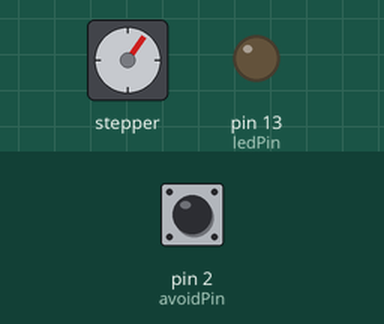
Recording of a sketch running on a simulated Arduino Uno, built with avr-gcc and run on an emulated ATmega328P. On the bench: stepper motor, output pins drawn as LEDs (lit = HIGH). Dashed ring = blinking. The test bench sets the inputs (shaded band); at power-on: pin 2 (avoidPin) HIGH. Stepper angles assume 2048 steps per turn.

Above: at 1.25 s.
1.3 s: pin 2 (avoidPin) driven LOW
At 2.2 s:
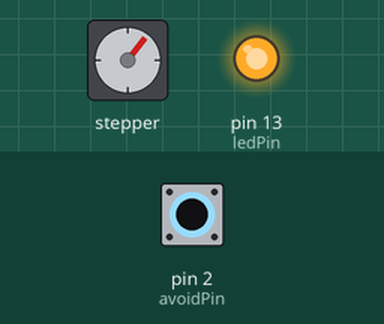
2.8 s: pin 2 (avoidPin) driven HIGH
At 3.3 s:
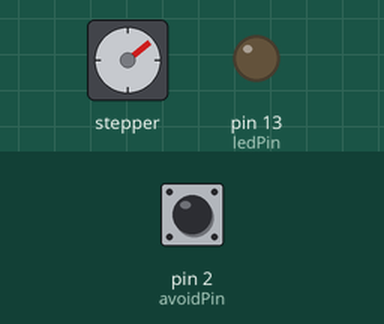
5.8 s: pin 2 (avoidPin) driven LOW
At 6.2 s:
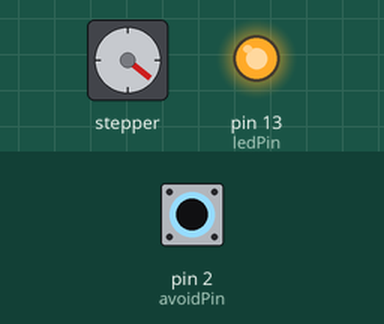
7.3 s: pin 2 (avoidPin) driven HIGH
At 7.68 s:
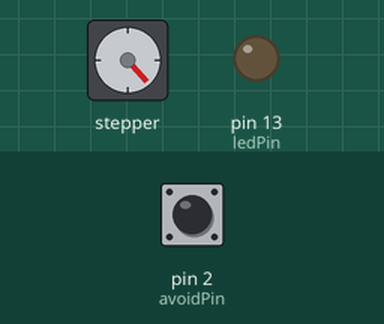
10.3 s: pin 2 (avoidPin) driven LOW
At 10.8 s:
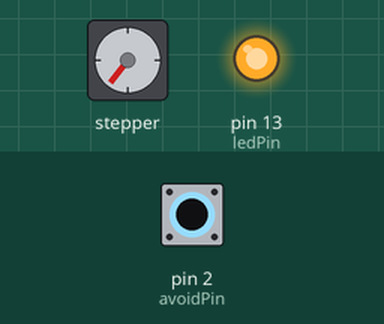
11.8 s: pin 2 (avoidPin) pulsed HIGH 2 times (0.12 s each, 0.3 s apart)
At 12.07 s:
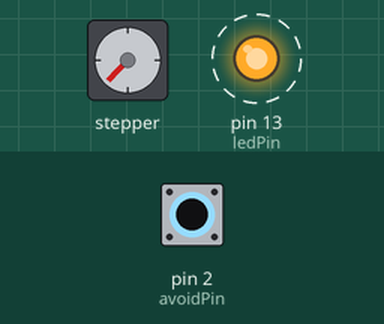
Timing chart, 0 to 14.8 s (numbered marks = the images above; inputs shaded):
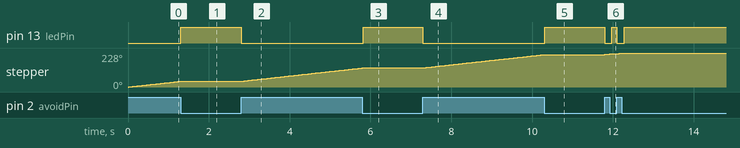

Measured:
- after the input at 1.3 s, pin 13 (ledPin): LOW → HIGH at once; stepper: stops changing and stays 38°
- after the input at 2.8 s, pin 13 (ledPin): HIGH → LOW at once; stepper: keeps turning clockwise at about 30°/s, starting at once
- after the input at 5.8 s, pin 13 (ledPin): LOW → HIGH at once; stepper: stops changing and stays 128°
- after the input at 7.3 s, pin 13 (ledPin): HIGH → LOW at once; stepper: keeps turning clockwise at about 30°/s, starting at once
- after the input at 10.3 s, pin 13 (ledPin): LOW → HIGH at once; stepper: stops changing and stays 217°
- after the input at 11.8 s, pin 13 (ledPin): alternates HIGH for 0.12 s and LOW for 0.18 s, 4 changes in all, then stays HIGH, starting at once; stepper: turns 11° clockwise in 0.45 s, starting at once
- by itself, stepper: keeps turning clockwise at about 30°/s

The sketch:

sketch_sensor.ino
```cpp
#define ledPin 13
#define avoidPin 2

#include <Stepper.h>

const int stepsPerRevolution = 2048;
Stepper myStepper(stepsPerRevolution, 8, 9, 10, 11);

void setup()
{
  pinMode(ledPin, OUTPUT);
  pinMode(avoidPin, INPUT);
}

bool stop = false;

void loop()
{
  int motorSpeed = 5;
  myStepper.setSpeed(motorSpeed);

  int avoidVal = digitalRead(avoidPin);
  if(avoidVal == LOW)
  {
    digitalWrite(ledPin, HIGH);
    stop = true;
  }
  else
  {
    digitalWrite(ledPin, LOW);

    myStepper.step(stepsPerRevolution / 200);
  }
}
```
